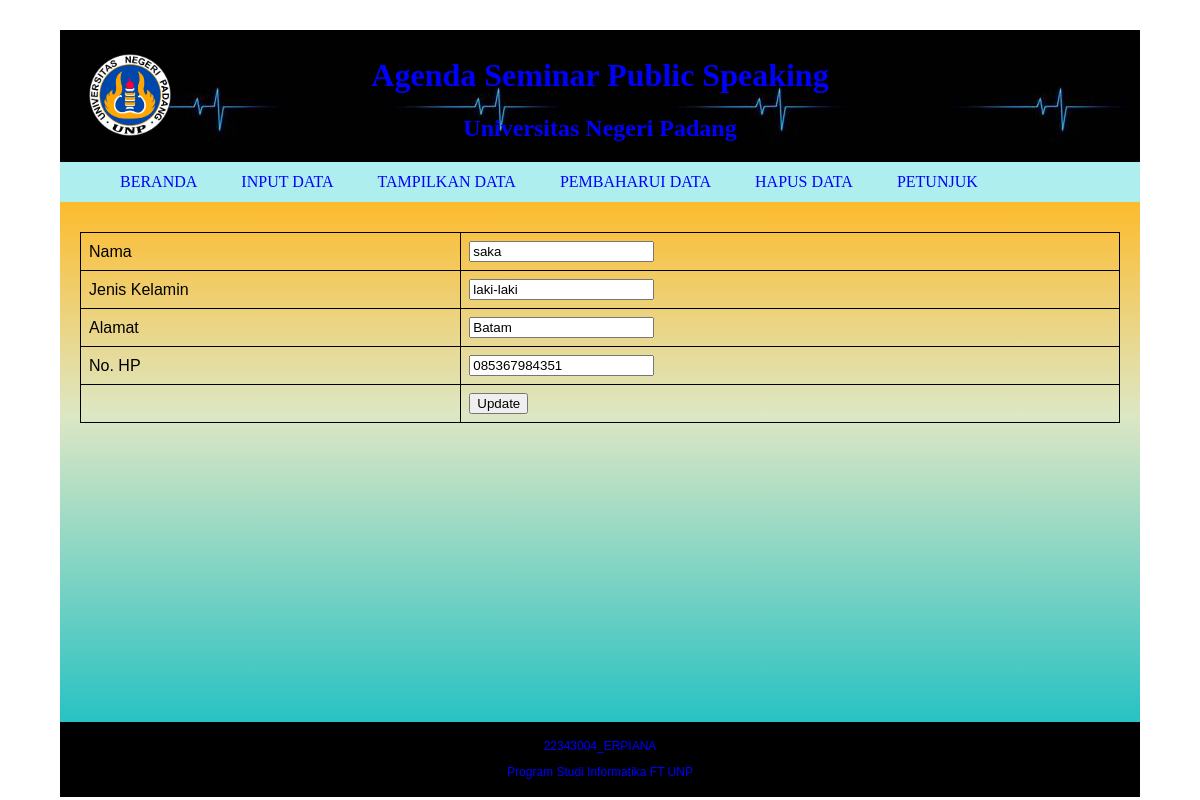
Screenshot of /include/proses_pembaharui.php?ID=1 with the database file from the repository.
### tables this page shows
CREATE TABLE `tabel2` (
  `ID` int(3) NOT NULL,
  `nama` varchar(50) DEFAULT NULL,
  `jk` varchar(500) DEFAULT NULL,
  `alamat` varchar(50) DEFAULT NULL,
  `no_hp` varchar(50) DEFAULT NULL
);

CREATE TABLE `tabel4` (
  `ID` int(3) NOT NULL,
  `Nama` varchar(50) DEFAULT NULL,
  `Identitas` varchar(50) DEFAULT NULL
);

### include/proses_pembaharui.php (the view, shortened to what this page needs)
<?php
include_once '../database/koneksi.php';
$result = mysqli_query($koneksi, "SELECT * FROM tabel2 WHERE ID='" . $_GET['ID'] . "'");
$row = mysqli_fetch_array($result);
?>
<html>
<head>
    <link rel="stylesheet" type="text/css" href="../folder_css/tampilan.css">
</head>
<body>
    <?php include_once '../include/kepala.php'; ?>
    <?php include_once '../include/navigasi.php'; ?>
    <div id="isi">
        <div class="badan">
            <form method="post" action="">
                <table>
                    <tr>
                        <td>Nama</td>
                        <td><input type="text" name="nama" value="<?php echo $row['nama']; ?>"></td>
                    </tr>
                    <tr>
                        <td>Jenis Kelamin</td>
                        <td><input type="text" name="jk" value="<?php echo $row['jk']; ?>"></td>
                    </tr>
                    <tr>
                        <td>Alamat</td>
                        <td><input type="text" name="alamat" value="<?php echo $row['alamat']; ?>"></td>
                    </tr>
                    <tr>
                        <td>No. HP</td>
                        <td><input type="text" name="no_hp" value="<?php echo $row['no_hp']; ?>"></td>
                    </tr>
                    <tr>
                        <td></td>
                        <td><input type="submit" value="Update"></td>
                    </tr>
                </table>
            </form>
        </div>
    </div>
    <?php include_once '../include/kaki.php'; ?>
</body>
</html>

### include/kaki.php
<?php
include_once '../database/koneksi.php';
$result = mysqli_query($koneksi, "SELECT * FROM tabel4");
?>
<html>
<head>
    <link rel="stylesheet" type="text/css" href="../foldercss/tampilan.css">
</head>
<body>
        <div id="kaki_bawah">
        <?php
            if (mysqli_num_rows($result) > 0) {
                while ($row = mysqli_fetch_array($result)) {
                     echo "<p>" . $row["Nama"] . "<p>";
                     echo "<p>" . $row["Identitas"] . "<p>";
                }
            }
            else {
                echo "No data found.";
            }
        ?>
        </div>
</body>
</html>

### folder_css/tampilan.css (style rules this page uses)
body { background-color:white; font-family: Calibri; width: 1080px; margin: auto; }
#isi .badan { width: auto; height: 500px; background: linear-gradient(0deg, rgba(34,193,195,1) 0%, rgba(184,223,196,1) 48%, rgba(190,224,196,1) 50%, rgba(221,231,196,1) 60%, rgba(253,187,45,1) 100%);; }
#isi .badan { padding-top: 30px; padding-left: 20px; padding-right: 20px; font:14px Verdana, Arial, Helvetica, sans-serif; }
table { border-collapse: collapse; width: 100%; }
th, td { border: 1px solid black; padding: 8px; text-align: left; }
#kaki_bawah { margin-top: -10px; padding-top: 5px; background-color: black ; height: 70px; font:12px Verdana, Arial, Helvetica, sans-serif; color: blue; text-align: center; }

### rows the page displays
tabel2: nama "saka", jk "laki-laki", alamat "Batam", no_hp "085367984351"
tabel4: Nama "22343004_ERPIANA", Identitas "Program Studi Informatika FT UNP"
